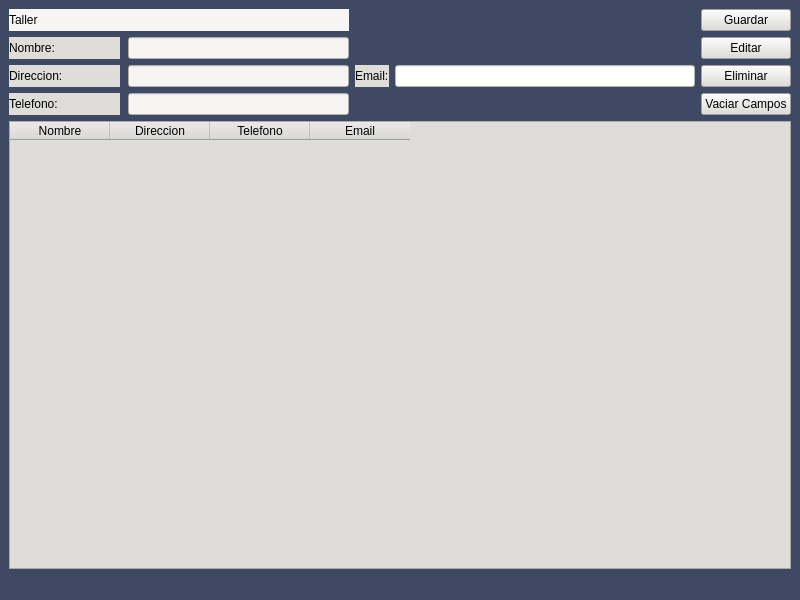
<?xml version="1.0" encoding="UTF-8"?>
<ui version="4.0">
 <class>mw_taller</class>
 <widget class="QMainWindow" name="mw_taller">
  <property name="geometry">
   <rect>
    <x>0</x>
    <y>0</y>
    <width>800</width>
    <height>600</height>
   </rect>
  </property>
  <property name="windowTitle">
   <string>Taller</string>
  </property>
  <property name="styleSheet">
   <string notr="true">background-color: rgb(63, 73, 100);</string>
  </property>
  <widget class="QWidget" name="centralwidget">
   <layout class="QGridLayout" name="gridLayout_4">
    <item row="0" column="0">
     <layout class="QHBoxLayout" name="horizontalLayout_3">
      <item>
       <widget class="QLabel" name="label">
        <property name="styleSheet">
         <string notr="true">background-color: rgb(246, 245, 244);
</string>
        </property>
        <property name="text">
         <string>Taller</string>
        </property>
       </widget>
      </item>
     </layout>
    </item>
    <item row="0" column="2" rowspan="2">
     <layout class="QGridLayout" name="gridLayout_3" rowstretch="0,0,0,0" columnstretch="0">
      <item row="1" column="0">
       <widget class="QPushButton" name="btnEditar">
        <property name="styleSheet">
         <string notr="true">background-color: rgb(222, 221, 218);</string>
        </property>
        <property name="text">
         <string>Editar</string>
        </property>
       </widget>
      </item>
      <item row="0" column="0">
       <widget class="QPushButton" name="btnGuardar">
        <property name="styleSheet">
         <string notr="true">background-color: rgb(222, 221, 218);</string>
        </property>
        <property name="text">
         <string>Guardar</string>
        </property>
       </widget>
      </item>
      <item row="2" column="0">
       <widget class="QPushButton" name="btnEliminar">
        <property name="styleSheet">
         <string notr="true">background-color: rgb(222, 221, 218);</string>
        </property>
        <property name="text">
         <string>Eliminar</string>
        </property>
       </widget>
      </item>
      <item row="3" column="0">
       <widget class="QPushButton" name="btnVaciarCampos">
        <property name="styleSheet">
         <string notr="true">background-color: rgb(222, 221, 218);</string>
        </property>
        <property name="text">
         <string>Vaciar Campos</string>
        </property>
       </widget>
      </item>
     </layout>
    </item>
    <item row="1" column="0">
     <layout class="QGridLayout" name="gridLayout" rowstretch="0,0,0" columnstretch="3,6">
      <property name="sizeConstraint">
       <enum>QLayout::SetDefaultConstraint</enum>
      </property>
      <property name="leftMargin">
       <number>0</number>
      </property>
      <property name="rightMargin">
       <number>0</number>
      </property>
      <property name="bottomMargin">
       <number>0</number>
      </property>
      <property name="horizontalSpacing">
       <number>8</number>
      </property>
      <property name="verticalSpacing">
       <number>6</number>
      </property>
      <item row="0" column="1">
       <widget class="QLineEdit" name="txtNombre">
        <property name="styleSheet">
         <string notr="true">background-color: rgb(246, 245, 244);</string>
        </property>
       </widget>
      </item>
      <item row="0" column="0">
       <widget class="QLabel" name="lblNombre">
        <property name="styleSheet">
         <string notr="true">background-color: rgb(222, 221, 218);</string>
        </property>
        <property name="text">
         <string>Nombre:</string>
        </property>
       </widget>
      </item>
      <item row="1" column="1">
       <widget class="QLineEdit" name="txtDireccion">
        <property name="styleSheet">
         <string notr="true">background-color: rgb(246, 245, 244);</string>
        </property>
       </widget>
      </item>
      <item row="2" column="0">
       <widget class="QLabel" name="lblTelefono">
        <property name="styleSheet">
         <string notr="true">background-color: rgb(222, 221, 218);</string>
        </property>
        <property name="text">
         <string>Telefono:</string>
        </property>
       </widget>
      </item>
      <item row="2" column="1">
       <widget class="QLineEdit" name="txtTelefono">
        <property name="styleSheet">
         <string notr="true">background-color: rgb(246, 245, 244);</string>
        </property>
       </widget>
      </item>
      <item row="1" column="0">
       <widget class="QLabel" name="lblDIreccion">
        <property name="styleSheet">
         <string notr="true">background-color: rgb(222, 221, 218);</string>
        </property>
        <property name="text">
         <string>Direccion:</string>
        </property>
       </widget>
      </item>
     </layout>
    </item>
    <item row="1" column="1">
     <layout class="QGridLayout" name="gridLayout_2">
      <item row="0" column="1">
       <widget class="QLineEdit" name="txtEmail">
        <property name="styleSheet">
         <string notr="true">background-color: rgb(255, 255, 255);</string>
        </property>
       </widget>
      </item>
      <item row="0" column="0">
       <widget class="QLabel" name="lblEmail">
        <property name="styleSheet">
         <string notr="true">background-color: rgb(222, 221, 218);</string>
        </property>
        <property name="text">
         <string>Email:</string>
        </property>
       </widget>
      </item>
     </layout>
    </item>
    <item row="2" column="0" colspan="3">
     <layout class="QVBoxLayout" name="verticalLayout_2">
      <item>
       <widget class="QTableWidget" name="tw_taller">
        <property name="styleSheet">
         <string notr="true">background-color: rgb(222, 221, 218);
border-color: rgb(61, 56, 70);</string>
        </property>
        <column>
         <property name="text">
          <string>Nombre</string>
         </property>
         <property name="textAlignment">
          <set>AlignCenter</set>
         </property>
        </column>
        <column>
         <property name="text">
          <string>Direccion</string>
         </property>
        </column>
        <column>
         <property name="text">
          <string>Telefono</string>
         </property>
        </column>
        <column>
         <property name="text">
          <string>Email</string>
         </property>
        </column>
       </widget>
      </item>
      <item>
       <layout class="QVBoxLayout" name="verticalLayout_3"/>
      </item>
     </layout>
    </item>
   </layout>
  </widget>
  <widget class="QStatusBar" name="statusbar"/>
 </widget>
 <resources/>
 <connections/>
</ui>
